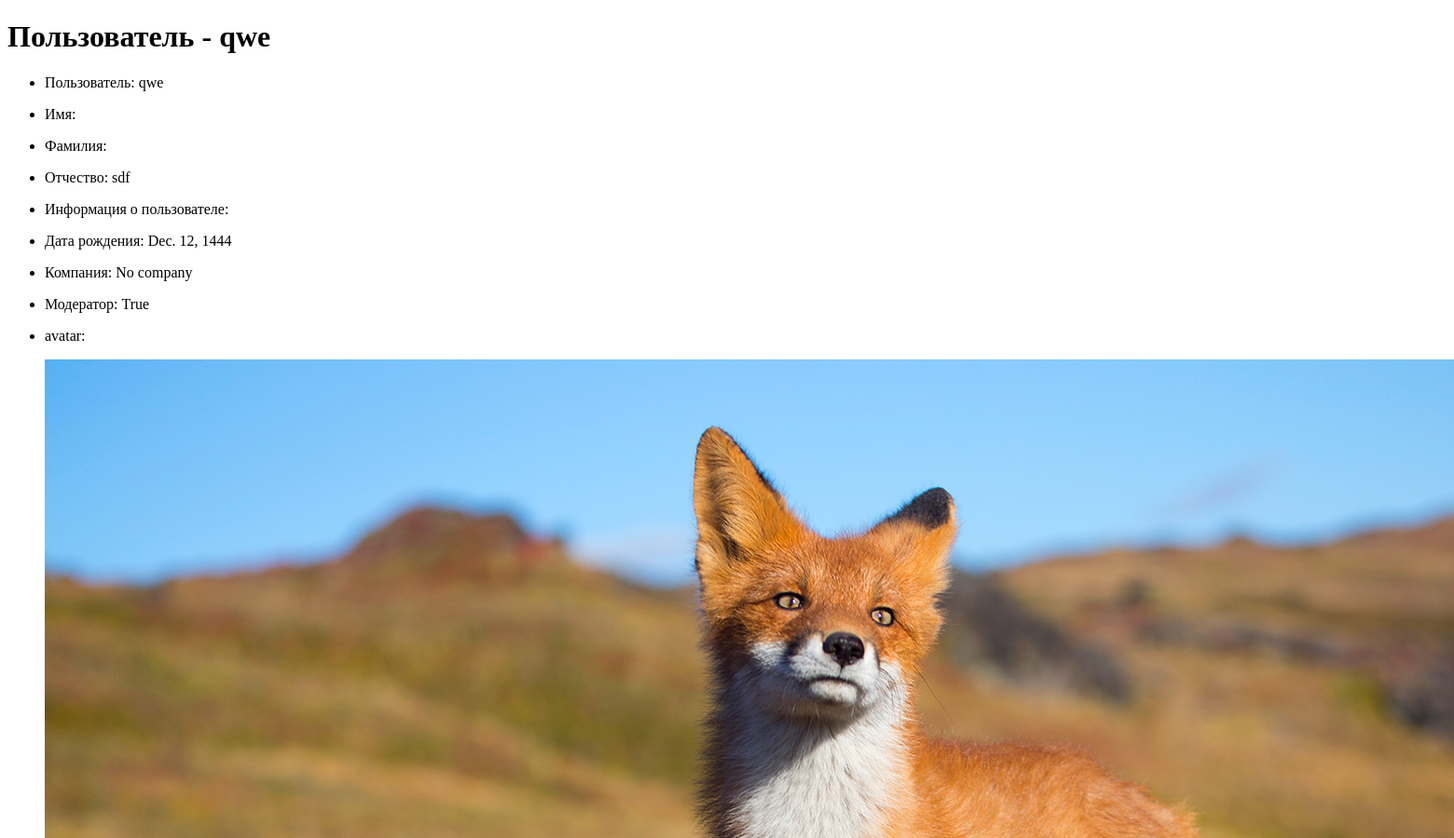
The page /accounts/user/2 (upper part) on the database as committed earlier.
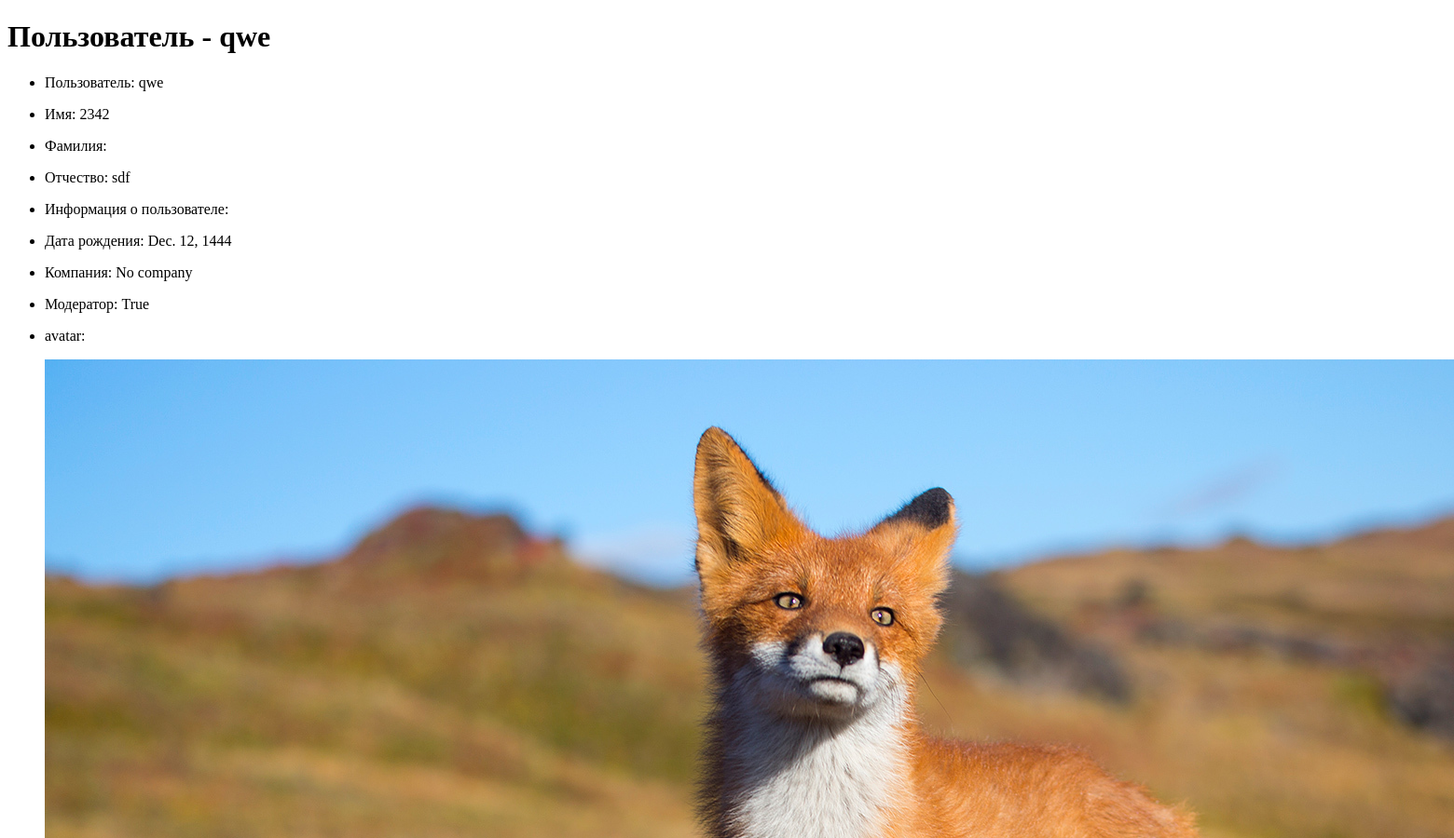
The same page on the database as committed later.
### accounts/models.py (models this page shows, shortened)
class Profile(models.Model):
    user = models.OneToOneField(User, on_delete=models.CASCADE)
    last_name = models.CharField('Фамилия', max_length=50, blank=True)
    first_name = models.CharField('Имя', max_length=50, blank=True)
    middle_name = models.CharField('Отчество', max_length=50, blank=True)
    bio = models.TextField('Информация о себе', max_length=500, blank=True)
    birth_date = models.DateField('Дата рождения: YYYY-mm-dd', null=True, blank=True)
    avatar = models.ImageField('Аватар', upload_to='users/%Y/%m/%d/', blank=True)
    company = models.ForeignKey(Company,
                                related_name='employee',
                                on_delete=models.SET(get_stab_company_id))
    is_admin = models.BooleanField('Администратор', default=False)
    is_moderator = models.BooleanField('Модератор', default=False)

### companies/models.py (models this page shows, shortened)
class Company(models.Model):
    title = models.CharField('Название', max_length=50)
    description = models.TextField('Информация о компании', max_length=500, blank=True)
    news = models.TextField('Новости компании', blank=True)
    foundation_date = models.DateField('Дата основания: YYYY-mm-dd', null=True, blank=True)
    avatar = models.ImageField('Аватар', upload_to='company /%Y/%m/%d/', blank=True)
    def __str__(self):
        return '{}'.format(self.title)
    class Meta:
         verbose_name = "Company"
         verbose_name_plural = "Companies"

### accounts/views.py (the view)
# urls.py: path('user/<int:pk>', views.ProfileDetailView.as_view(), name='user_detail'),
class ProfileDetailView(DetailView):
    model = Profile
    template_name = 'accounts/user_detail.html'
    context_object_name = 'profile'

### accounts/templates/accounts/user_detail.html (shortened to what this page needs)
{% extends "base.html" %}
{% block content %}
    <h1>Пользователь - {{ profile.user.username }}</h1>
    <div>
        <ul>
            <li><p>Пользователь: {{ profile.user.username }}</p></li>
            <li><p>Имя: {{ profile.first_name }}</p></li>
            <li><p>Фамилия: {{ profile.last_name }}</p></li>
            <li><p>Отчество: {{ profile.middle_name }}</p></li>
            <li><p>Информация о пользователе: {{ profile.bio }}</p></li>
            <li><p>Дата рождения: {{ profile.birth_date }}</p></li>
            <li><p>Компания: {{ profile.company}}</p></li>
            <li><p>Модератор: {{ profile.is_moderator}}</p></li>
            <li><p>avatar: </p>
                <p><img src="{{ MEDIA_URL }}{{ profile.avatar }}" alt="{{ profile.avatar }}"></p>
            </li>
        </ul>
    </div>
{% endblock %}

Rows that differ between the two databases and show on the page:
changed Profile "sdf": first_name (not shown) → "2342"
